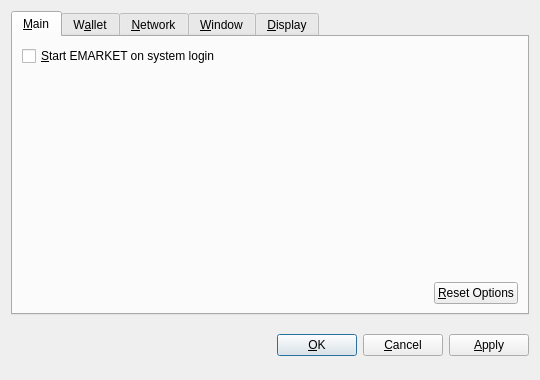
<?xml version="1.0" encoding="UTF-8"?>
<ui version="4.0">
 <class>OptionsDialog</class>
 <widget class="QDialog" name="OptionsDialog">
  <property name="geometry">
   <rect>
    <x>0</x>
    <y>0</y>
    <width>540</width>
    <height>380</height>
   </rect>
  </property>
  <property name="windowTitle">
   <string>Options</string>
  </property>
  <property name="modal">
   <bool>true</bool>
  </property>
  <layout class="QVBoxLayout" name="verticalLayout">
   <item>
    <widget class="QTabWidget" name="tabWidget">
     <property name="tabPosition">
      <enum>QTabWidget::North</enum>
     </property>
     <property name="currentIndex">
      <number>0</number>
     </property>
     <widget class="QWidget" name="tabMain">
      <attribute name="title">
       <string>&amp;Main</string>
      </attribute>
      <layout class="QVBoxLayout" name="verticalLayout_Main">
       <item>
        <widget class="QCheckBox" name="bitcoinAtStartup">
         <property name="toolTip">
          <string>Automatically start EMARKET after logging in to the system.</string>
         </property>
         <property name="text">
          <string>&amp;Start EMARKET on system login</string>
         </property>
        </widget>
       </item>
       <item>
        <spacer name="verticalSpacer_Main">
         <property name="orientation">
          <enum>Qt::Vertical</enum>
         </property>
         <property name="sizeHint" stdset="0">
          <size>
           <width>20</width>
           <height>40</height>
          </size>
         </property>
        </spacer>
       </item>
       <item>
        <layout class="QHBoxLayout" name="horizontalLayout_2_Main">
         <item>
          <spacer name="horizontalSpacer_2_Main">
           <property name="orientation">
            <enum>Qt::Horizontal</enum>
           </property>
           <property name="sizeHint" stdset="0">
            <size>
             <width>40</width>
             <height>20</height>
            </size>
           </property>
          </spacer>
         </item>
         <item>
          <widget class="QPushButton" name="resetButton">
           <property name="toolTip">
            <string>Reset all client options to default.</string>
           </property>
           <property name="text">
            <string>&amp;Reset Options</string>
           </property>
           <property name="autoDefault">
            <bool>false</bool>
           </property>
          </widget>
         </item>
        </layout>
       </item>
      </layout>
     </widget>
     <widget class="QWidget" name="tabWallet">
      <attribute name="title">
       <string>W&amp;allet</string>
      </attribute>
      <layout class="QVBoxLayout" name="verticalLayout_Network">
       <item>
        <widget class="QLabel" name="transactionFeeInfoLabel">
         <property name="text">
          <string>Optional transaction fee per kB that helps make sure your transactions are processed quickly. Most transactions are 1 kB.</string>
         </property>
         <property name="textFormat">
          <enum>Qt::PlainText</enum>
         </property>
         <property name="wordWrap">
          <bool>true</bool>
         </property>
        </widget>
       </item>
       <item>
        <layout class="QHBoxLayout" name="horizontalLayout_1_Main">
         <item>
          <widget class="QLabel" name="transactionFeeLabel">
           <property name="text">
            <string>Pay transaction &amp;fee</string>
           </property>
           <property name="textFormat">
            <enum>Qt::PlainText</enum>
           </property>
           <property name="buddy">
            <cstring>transactionFee</cstring>
           </property>
          </widget>
         </item>
         <item>
          <widget class="BitcoinAmountField" name="transactionFee"/>
         </item>
         <item>
          <spacer name="horizontalSpacer_1_Main">
           <property name="orientation">
            <enum>Qt::Horizontal</enum>
           </property>
           <property name="sizeHint" stdset="0">
            <size>
             <width>40</width>
             <height>20</height>
            </size>
           </property>
          </spacer>
         </item>
        </layout>
       </item>
       <item>
        <widget class="QLabel" name="label">
         <property name="text">
          <string>If you disable the spending of unconfirmed change, the change from a transaction cannot be used until that transaction has at least one confirmation. This also affects how your balance is computed.</string>
         </property>
         <property name="wordWrap">
          <bool>true</bool>
         </property>
        </widget>
       </item>
       <item>
        <widget class="QCheckBox" name="spendZeroConfChange">
         <property name="text">
          <string>Spend unconfirmed change  (experts only)</string>
         </property>
        </widget>
       </item>
       <item>
        <spacer name="verticalSpacer">
         <property name="orientation">
          <enum>Qt::Vertical</enum>
         </property>
         <property name="sizeHint" stdset="0">
          <size>
           <width>20</width>
           <height>40</height>
          </size>
         </property>
        </spacer>
       </item>
      </layout>
     </widget>
     <widget class="QWidget" name="tabNetwork">
      <attribute name="title">
       <string>&amp;Network</string>
      </attribute>
      <layout class="QVBoxLayout" name="verticalLayout_Network">
       <item>
        <widget class="QCheckBox" name="mapPortUpnp">
         <property name="toolTip">
          <string>Automatically open the EMARKET client port on the router. This only works when your router supports UPnP and it is enabled.</string>
         </property>
         <property name="text">
          <string>Map port using &amp;UPnP</string>
         </property>
        </widget>
       </item>
       <item>
        <widget class="QCheckBox" name="connectSocks">
         <property name="toolTip">
          <string>Connect to the EMARKET network through a SOCKS proxy (e.g. when connecting through Tor).</string>
         </property>
         <property name="text">
          <string>&amp;Connect through SOCKS proxy:</string>
         </property>
        </widget>
       </item>
       <item>
        <layout class="QHBoxLayout" name="horizontalLayout_Network">
         <item>
          <widget class="QLabel" name="proxyIpLabel">
           <property name="text">
            <string>Proxy &amp;IP:</string>
           </property>
           <property name="textFormat">
            <enum>Qt::PlainText</enum>
           </property>
           <property name="buddy">
            <cstring>proxyIp</cstring>
           </property>
          </widget>
         </item>
         <item>
          <widget class="QValidatedLineEdit" name="proxyIp">
           <property name="maximumSize">
            <size>
             <width>140</width>
             <height>16777215</height>
            </size>
           </property>
           <property name="toolTip">
            <string>IP address of the proxy (e.g. 127.0.0.1)</string>
           </property>
          </widget>
         </item>
         <item>
          <widget class="QLabel" name="proxyPortLabel">
           <property name="text">
            <string>&amp;Port:</string>
           </property>
           <property name="textFormat">
            <enum>Qt::PlainText</enum>
           </property>
           <property name="buddy">
            <cstring>proxyPort</cstring>
           </property>
          </widget>
         </item>
         <item>
          <widget class="QLineEdit" name="proxyPort">
           <property name="maximumSize">
            <size>
             <width>55</width>
             <height>16777215</height>
            </size>
           </property>
           <property name="toolTip">
            <string>Port of the proxy (e.g. 9050)</string>
           </property>
          </widget>
         </item>
         <item>
          <widget class="QLabel" name="socksVersionLabel">
           <property name="text">
            <string>SOCKS &amp;Version:</string>
           </property>
           <property name="textFormat">
            <enum>Qt::PlainText</enum>
           </property>
           <property name="buddy">
            <cstring>socksVersion</cstring>
           </property>
          </widget>
         </item>
         <item>
          <widget class="QValueComboBox" name="socksVersion">
           <property name="toolTip">
            <string>SOCKS version of the proxy (e.g. 5)</string>
           </property>
          </widget>
         </item>
         <item>
          <spacer name="horizontalSpacer_Network">
           <property name="orientation">
            <enum>Qt::Horizontal</enum>
           </property>
           <property name="sizeHint" stdset="0">
            <size>
             <width>40</width>
             <height>20</height>
            </size>
           </property>
          </spacer>
         </item>
        </layout>
       </item>
       <item>
        <spacer name="verticalSpacer_Network">
         <property name="orientation">
          <enum>Qt::Vertical</enum>
         </property>
         <property name="sizeHint" stdset="0">
          <size>
           <width>20</width>
           <height>40</height>
          </size>
         </property>
        </spacer>
       </item>
      </layout>
     </widget>
     <widget class="QWidget" name="tabWindow">
      <attribute name="title">
       <string>&amp;Window</string>
      </attribute>
      <layout class="QVBoxLayout" name="verticalLayout_Window">
       <item>
        <widget class="QCheckBox" name="minimizeToTray">
         <property name="toolTip">
          <string>Show only a tray icon after minimizing the window.</string>
         </property>
         <property name="text">
          <string>&amp;Minimize to the tray instead of the taskbar</string>
         </property>
        </widget>
       </item>
       <item>
        <widget class="QCheckBox" name="minimizeOnClose">
         <property name="toolTip">
          <string>Minimize instead of exit the application when the window is closed. When this option is enabled, the application will be closed only after selecting Quit in the menu.</string>
         </property>
         <property name="text">
          <string>M&amp;inimize on close</string>
         </property>
        </widget>
       </item>
       <item>
        <spacer name="verticalSpacer_Window">
         <property name="orientation">
          <enum>Qt::Vertical</enum>
         </property>
         <property name="sizeHint" stdset="0">
          <size>
           <width>20</width>
           <height>40</height>
          </size>
         </property>
        </spacer>
       </item>
      </layout>
     </widget>
     <widget class="QWidget" name="tabDisplay">
      <attribute name="title">
       <string>&amp;Display</string>
      </attribute>
      <layout class="QVBoxLayout" name="verticalLayout_Display">
       <item>
        <layout class="QHBoxLayout" name="horizontalLayout_1_Display">
         <item>
          <widget class="QLabel" name="langLabel">
           <property name="text">
            <string>User Interface &amp;language:</string>
           </property>
           <property name="textFormat">
            <enum>Qt::PlainText</enum>
           </property>
           <property name="buddy">
            <cstring>lang</cstring>
           </property>
          </widget>
         </item>
         <item>
          <widget class="QValueComboBox" name="lang">
           <property name="toolTip">
            <string>The user interface language can be set here. This setting will take effect after restarting EMARKET.</string>
           </property>
          </widget>
         </item>
        </layout>
       </item>
       <item>
        <layout class="QHBoxLayout" name="horizontalLayout_2_Display">
         <item>
          <widget class="QLabel" name="unitLabel">
           <property name="text">
            <string>&amp;Unit to show amounts in:</string>
           </property>
           <property name="textFormat">
            <enum>Qt::PlainText</enum>
           </property>
           <property name="buddy">
            <cstring>unit</cstring>
           </property>
          </widget>
         </item>
         <item>
          <widget class="QValueComboBox" name="unit">
           <property name="toolTip">
            <string>Choose the default subdivision unit to show in the interface and when sending coins.</string>
           </property>
          </widget>
         </item>
        </layout>
       </item>
       <item>
        <widget class="QCheckBox" name="displayAddresses">
         <property name="toolTip">
          <string>Whether to show EMARKET addresses in the transaction list or not.</string>
         </property>
         <property name="text">
          <string>&amp;Display addresses in transaction list</string>
         </property>
        </widget>
       </item>
       <item>
        <widget class="QCheckBox" name="coinControlFeatures">
         <property name="toolTip">
          <string>Whether to show coin control features or not.</string>
         </property>
         <property name="text">
          <string>Display coin &amp;control features (experts only!)</string>
         </property>
        </widget>
       </item>
       <item>
        <spacer name="verticalSpacer_Display">
         <property name="orientation">
          <enum>Qt::Vertical</enum>
         </property>
         <property name="sizeHint" stdset="0">
          <size>
           <width>20</width>
           <height>40</height>
          </size>
         </property>
        </spacer>
       </item>
      </layout>
     </widget>
    </widget>
   </item>
   <item>
    <layout class="QHBoxLayout" name="horizontalLayout_Buttons">
     <item>
      <spacer name="horizontalSpacer_1">
       <property name="orientation">
        <enum>Qt::Horizontal</enum>
       </property>
       <property name="sizeHint" stdset="0">
        <size>
         <width>40</width>
         <height>48</height>
        </size>
       </property>
      </spacer>
     </item>
     <item>
      <widget class="QLabel" name="statusLabel">
       <property name="font">
        <font>
         <weight>75</weight>
         <bold>true</bold>
        </font>
       </property>
       <property name="text">
        <string/>
       </property>
       <property name="textFormat">
        <enum>Qt::PlainText</enum>
       </property>
       <property name="wordWrap">
        <bool>true</bool>
       </property>
      </widget>
     </item>
     <item>
      <spacer name="horizontalSpacer_2">
       <property name="orientation">
        <enum>Qt::Horizontal</enum>
       </property>
       <property name="sizeHint" stdset="0">
        <size>
         <width>40</width>
         <height>48</height>
        </size>
       </property>
      </spacer>
     </item>
     <item>
      <widget class="QPushButton" name="okButton">
       <property name="text">
        <string>&amp;OK</string>
       </property>
      </widget>
     </item>
     <item>
      <widget class="QPushButton" name="cancelButton">
       <property name="text">
        <string>&amp;Cancel</string>
       </property>
       <property name="autoDefault">
        <bool>false</bool>
       </property>
      </widget>
     </item>
     <item>
      <widget class="QPushButton" name="applyButton">
       <property name="text">
        <string>&amp;Apply</string>
       </property>
       <property name="autoDefault">
        <bool>false</bool>
       </property>
      </widget>
     </item>
    </layout>
   </item>
  </layout>
 </widget>
 <customwidgets>
  <customwidget>
   <class>BitcoinAmountField</class>
   <extends>QSpinBox</extends>
   <header>bitcoinamountfield.h</header>
  </customwidget>
  <customwidget>
   <class>QValueComboBox</class>
   <extends>QComboBox</extends>
   <header>qvaluecombobox.h</header>
  </customwidget>
  <customwidget>
   <class>QValidatedLineEdit</class>
   <extends>QLineEdit</extends>
   <header>qvalidatedlineedit.h</header>
  </customwidget>
 </customwidgets>
 <resources/>
 <connections/>
</ui>
